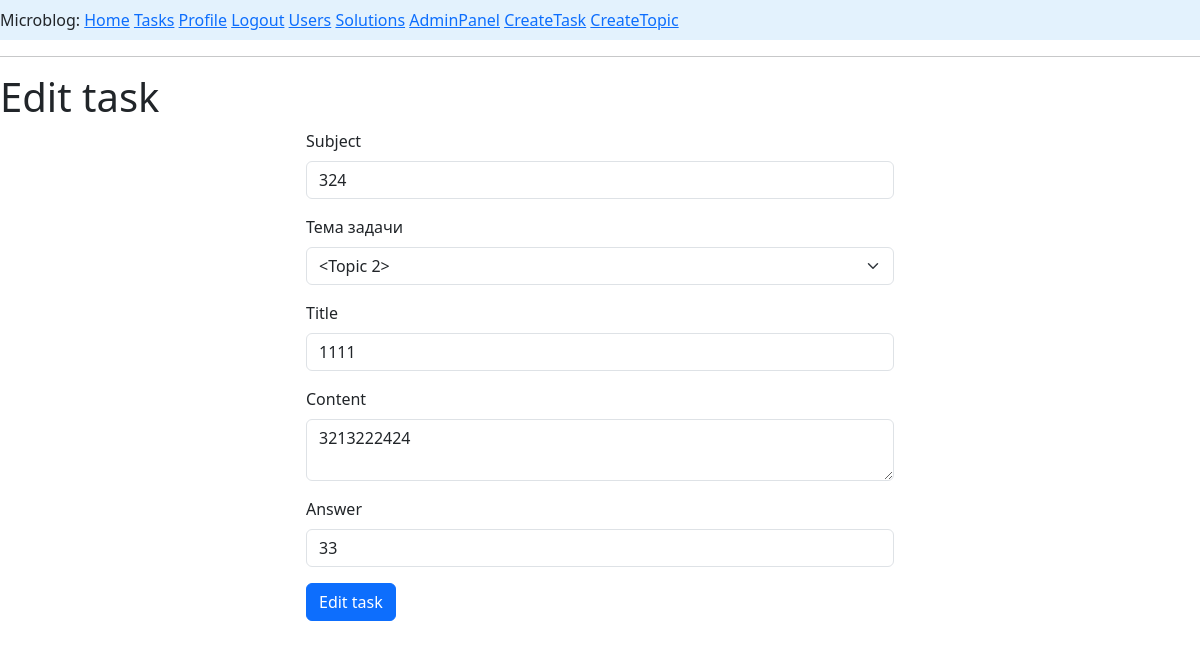
/task/17/edit (signed in), run on the app's committed database.
### app/models.py (models this page shows, shortened)
class Task(db.Model):
    __tablename__ = 'tasks'
    id: so.Mapped[int] = so.mapped_column(primary_key=True, autoincrement=True)
    title: so.Mapped[str] = so.mapped_column(sa.String(50), nullable=True)
    content: so.Mapped[str] = so.mapped_column(sa.Text(), nullable=True, default='Условие')
    subject: so.Mapped[str] = so.mapped_column(sa.String(100), nullable=True, default='Без темы')
    topic_id: so.Mapped[int] = so.mapped_column(sa.ForeignKey(Topic.id, name='fk_tasks_topic'), nullable=True)
    topic: so.Mapped['Topic'] = so.relationship(back_populates='tasks')
    answer: so.Mapped[str] = so.mapped_column(sa.String(100), nullable=True, default='Без ответа')
    created_date: so.Mapped[datetime] = so.mapped_column(index=True, default=lambda: datetime.now(timezone.utc))
    rating: so.Mapped[int] = so.mapped_column(sa.Integer, nullable=True, default=1)
    user_id: so.Mapped[int] = so.mapped_column(sa.ForeignKey(User.id), nullable=True)
    creator: so.Mapped['User'] = so.relationship(back_populates='task_user')
    solve_task: so.Mapped[list['Solve']] = so.relationship(back_populates='task', cascade="all,delete")

### app/routes.py (the view)
@app.route('/task/<int:id>/edit', methods=['GET', 'POST'])
@login_required
def edit_task(id):
    edittask = db.first_or_404(sa.select(Task).where(Task.id == id))
    if edittask.user_id != current_user.id:
        abort(403)
    form = EditTask(obj=edittask)
    if request.method == 'POST' and form.validate_on_submit():
        form.populate_obj(edittask)  # обновляем объект данными из формы
        db.session.commit()
        return redirect(url_for('task', id=edittask.id))
    '''
    if form.validate():
        form.populate_obj(edittask)  # автоматически заполняет объект task данными из формы
        db.session.commit()
        return redirect(url_for('task', id=edittask.id))
    '''
    return render_template('edit_task.html', form=form, id=edittask.id)

### app/forms.py
class EditTask(FlaskForm):
    subject = StringField('Subject', validators=[DataRequired()])
    topic = QuerySelectField(
        'Тема задачи',
        query_factory=lambda: Topic.query.all(),
        get_label='topic',
        allow_blank=True,  # Разрешаем оставить пустым, если тема необязательна
        blank_text='-- Выберите тему --'
        )
    title = StringField('Title', validators=[DataRequired()])
    content = TextAreaField('Content', validators=[Length(min=0, max=1400)])
    answer = StringField('Answer', validators=[DataRequired()])
    submit = SubmitField('Edit task')

### app/models.py (called while the page is built)
@login.user_loader
def load_user(id):
    return db.session.get(User, int(id))

### app/routes.py (called while the page is built)
@app.before_request
def before_request():
    if current_user.is_authenticated:
        current_user.last_seen = datetime.now(timezone.utc)
        db.session.commit()

### app/templates/edit_task.html (shortened to what this page needs)
{% extends "base.html" %}
{% block content %}
    <h1>Edit task</h1>
    {% from 'bootstrap5/form.html' import render_form %}
    <div class="row justify-content-center">
        <div class="col-md-6">
            <form action="" method="post">
                {{ render_form(form) }}
            </form>
        </div>
{% endblock %}

### data on the page
Task: subject "324", topic "<Topic 2>", title "1111", content "3213222424", answer "33"
